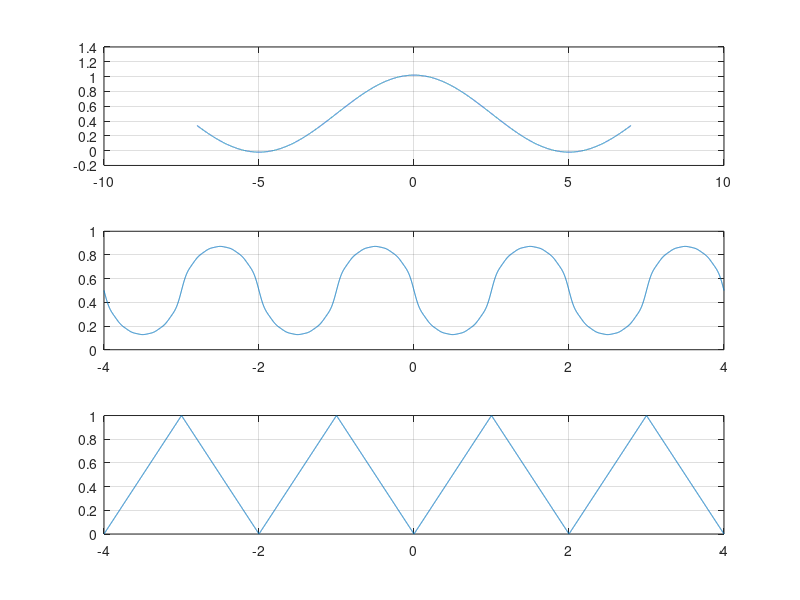

This figure's MATLAB source:
T=2;T1=0.5;omega0=2*pi/T;
t=-4:0.001:4;a_0=1/2;
x_approx=ones(1,length(t))*a_0;
N_a=9;

x_approx1=x_approx;

for k=1:(N_a-1)/2
	a_k1=((2*sin((k*pi)/2))/(1i*(1j*(k*pi)^2)))*(exp(-1j*((k*pi)/2)));
	x_approx1=x_approx1+2*abs(a_k1)*cos(k*omega0.*t+angle(a_k1));
	end

N_a=27;

x_approx2=x_approx;

for k=1:(N_a-1)/2
	a_k1=((2*sin((k*pi)/2))/(1i*(1j*(k*pi)^2)))*(exp(-1j*((k*pi)/2)));
	x_approx2=x_approx2+2*abs(a_k1)*cos(k*omega0.*t+angle(a_k1));
end

N_a=201;

x_approx3=x_approx;

for k=1:(N_a-1)/2
	a_k1=((2*sin((k*pi)/2))/(1*(1j*(k*pi)^2)))*(exp(-1j*((k*pi)/2)));
	x_approx3=x_approx3+2*abs(a_k1)*cos(k*omega0.*t+angle(a_k1));
end

subplot(3,1,1); plot(t,x_approx1),grid
subplot(3,1,2); plot(t,x_approx2),grid
subplot(3,1,3); plot(t,x_approx3),grid

%--------------------------------------------------------

T=1000;T1=0.5;omega0=2*pi/T;
t=-7:0.001:7;a_0=0.5;
a1=-0.20944;
a2=0;
a3=-0.03056;
a4=0;
a5=-0.02;
x_approx=ones(1,length(t))*a_0;
N_a=10;
x_approx1=x_approx;
 
a_k1=a_0;
x_approx1=x_approx1+2*abs(a_k1)*cos(k*omega0.*t+angle(a_k1));
a_k1=a1;
x_approx1=x_approx1+2*abs(a_k1)*cos(k*omega0.*t+angle(a_k1));
a_k1=a2;
x_approx1=x_approx1+2*abs(a_k1)*cos(k*omega0.*t+angle(a_k1));
a_k1=a3;
x_approx1=x_approx1+2*abs(a_k1)*cos(k*omega0.*t+angle(a_k1));
a_k1=a4;
x_approx1=x_approx1+2*abs(a_k1)*cos(k*omega0.*t+angle(a_k1));
a_k1=a5;
 
subplot(3,1,1); plot(t,x_approx1),grid